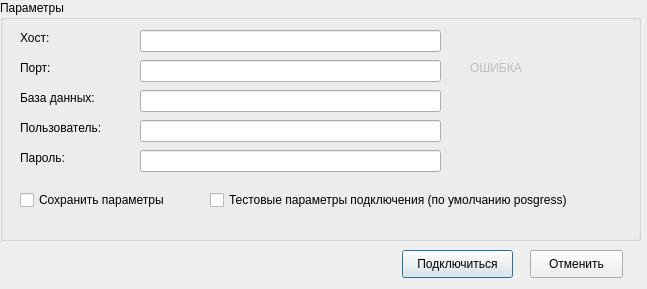
<?xml version="1.0" encoding="UTF-8"?>
<ui version="4.0">
 <class>form_connect_to_db</class>
 <widget class="QDialog" name="form_connect_to_db">
  <property name="geometry">
   <rect>
    <x>0</x>
    <y>0</y>
    <width>647</width>
    <height>289</height>
   </rect>
  </property>
  <property name="windowTitle">
   <string>Connect to database</string>
  </property>
  <property name="windowIcon">
   <iconset>
    <normaloff>../ico_gui.png</normaloff>../ico_gui.png</iconset>
  </property>
  <widget class="QGroupBox" name="parameters_combo_box">
   <property name="geometry">
    <rect>
     <x>0</x>
     <y>0</y>
     <width>641</width>
     <height>241</height>
    </rect>
   </property>
   <property name="title">
    <string>Параметры</string>
   </property>
   <widget class="QLabel" name="parameters_fault_label">
    <property name="enabled">
     <bool>false</bool>
    </property>
    <property name="geometry">
     <rect>
      <x>470</x>
      <y>60</y>
      <width>55</width>
      <height>16</height>
     </rect>
    </property>
    <property name="text">
     <string>ОШИБКА</string>
    </property>
   </widget>
   <widget class="QCheckBox" name="parameters_check_save_parametrs">
    <property name="geometry">
     <rect>
      <x>20</x>
      <y>190</y>
      <width>161</width>
      <height>20</height>
     </rect>
    </property>
    <property name="text">
     <string>Сохранить параметры</string>
    </property>
   </widget>
   <widget class="QLabel" name="parameters_host_label">
    <property name="geometry">
     <rect>
      <x>20</x>
      <y>30</y>
      <width>55</width>
      <height>16</height>
     </rect>
    </property>
    <property name="text">
     <string>Хост:</string>
    </property>
   </widget>
   <widget class="QLabel" name="parameters_name_db_label">
    <property name="geometry">
     <rect>
      <x>20</x>
      <y>90</y>
      <width>91</width>
      <height>16</height>
     </rect>
    </property>
    <property name="text">
     <string>База данных:</string>
    </property>
   </widget>
   <widget class="QLabel" name="parameters_user_name_label">
    <property name="geometry">
     <rect>
      <x>20</x>
      <y>120</y>
      <width>101</width>
      <height>16</height>
     </rect>
    </property>
    <property name="text">
     <string>Пользователь:</string>
    </property>
   </widget>
   <widget class="QLabel" name="parameters_password_label">
    <property name="geometry">
     <rect>
      <x>20</x>
      <y>150</y>
      <width>55</width>
      <height>16</height>
     </rect>
    </property>
    <property name="text">
     <string>Пароль:</string>
    </property>
   </widget>
   <widget class="QLabel" name="parameters_port_label">
    <property name="geometry">
     <rect>
      <x>20</x>
      <y>60</y>
      <width>55</width>
      <height>16</height>
     </rect>
    </property>
    <property name="text">
     <string>Порт:</string>
    </property>
   </widget>
   <widget class="QLineEdit" name="parameters_host_text">
    <property name="geometry">
     <rect>
      <x>140</x>
      <y>30</y>
      <width>301</width>
      <height>22</height>
     </rect>
    </property>
   </widget>
   <widget class="QLineEdit" name="parameters_port_text">
    <property name="geometry">
     <rect>
      <x>140</x>
      <y>60</y>
      <width>301</width>
      <height>22</height>
     </rect>
    </property>
   </widget>
   <widget class="QLineEdit" name="parameters_name_db_text">
    <property name="geometry">
     <rect>
      <x>140</x>
      <y>90</y>
      <width>301</width>
      <height>22</height>
     </rect>
    </property>
   </widget>
   <widget class="QLineEdit" name="parameters_user_name_text">
    <property name="geometry">
     <rect>
      <x>140</x>
      <y>120</y>
      <width>301</width>
      <height>22</height>
     </rect>
    </property>
   </widget>
   <widget class="QLineEdit" name="parameters_password_text">
    <property name="geometry">
     <rect>
      <x>140</x>
      <y>150</y>
      <width>301</width>
      <height>22</height>
     </rect>
    </property>
    <property name="echoMode">
     <enum>QLineEdit::Password</enum>
    </property>
    <property name="placeholderText">
     <string extracomment="Введите пароль"/>
    </property>
   </widget>
   <widget class="QCheckBox" name="parameters_check_default_connect_settings">
    <property name="geometry">
     <rect>
      <x>210</x>
      <y>190</y>
      <width>391</width>
      <height>20</height>
     </rect>
    </property>
    <property name="text">
     <string>Тестовые параметры подключения (по умолчанию posgress)</string>
    </property>
   </widget>
  </widget>
  <widget class="QPushButton" name="connect_to_db_button">
   <property name="geometry">
    <rect>
     <x>402</x>
     <y>250</y>
     <width>111</width>
     <height>28</height>
    </rect>
   </property>
   <property name="text">
    <string>Подключиться</string>
   </property>
  </widget>
  <widget class="QPushButton" name="cancel_connect_to_db_button">
   <property name="geometry">
    <rect>
     <x>530</x>
     <y>250</y>
     <width>93</width>
     <height>28</height>
    </rect>
   </property>
   <property name="text">
    <string>Отменить</string>
   </property>
  </widget>
 </widget>
 <resources/>
 <connections/>
</ui>
